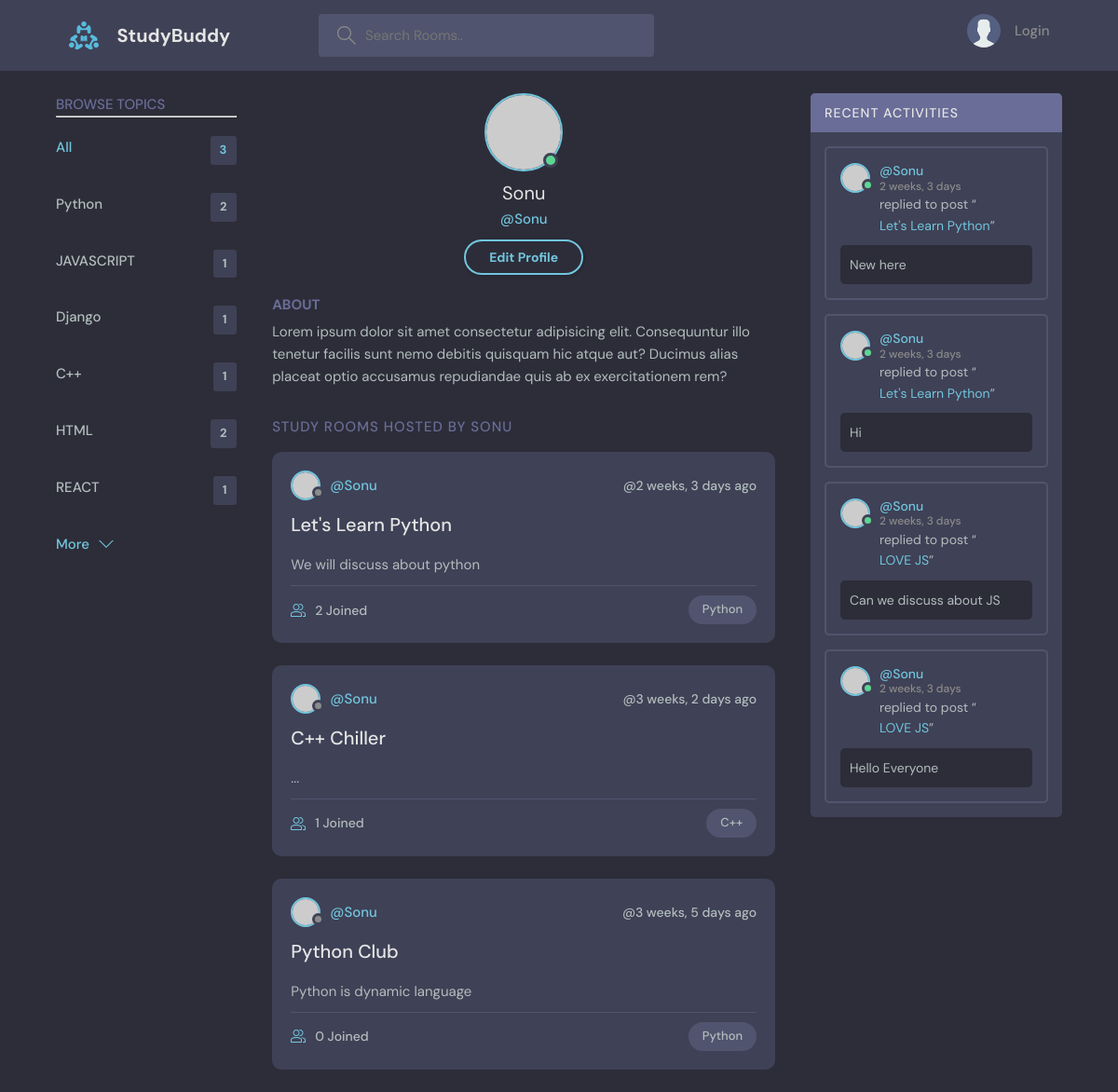
Screenshot of /user-profile/1/ with the database file from the repository.
### base/models.py (models this page shows, shortened)
class Topic(models.Model):
    name = models.CharField(max_length=200)
    def __str__(self):
        return self.name

class Room(models.Model):
    host = models.ForeignKey(User,on_delete=models.SET_NULL,null=True)
    topic = models.ForeignKey(Topic,on_delete=models.SET_NULL,null=True)
    name = models.CharField(max_length=200)
    participants = models.ManyToManyField(User,related_name='participants',blank=True)
    description = models.TextField(null=True,blank=True)
    updated=models.DateTimeField(auto_now=True)
    created = models.DateTimeField(auto_now_add=True)
    class Meta:
        ordering = ['-updated','-created']

class Message(models.Model):
    user = models.ForeignKey(User,on_delete=models.CASCADE)
    room = models.ForeignKey(Room,on_delete=models.CASCADE)
    body = models.TextField()
    updated=models.DateTimeField(auto_now=True)
    created = models.DateTimeField(auto_now_add=True)
    class Meta:
        ordering = ['-updated','-created']
    def __str__(self):
        return self.body[0:50]

### base/views.py (the view)
# urls.py: path('user-profile/<str:pk>/',views.userProfile,name="user-profile")
@throttle_classes([UserRateThrottle])
def userProfile(request,pk):
    user = User.objects.get(id=pk)
    rooms = user.room_set.all()
    topics = Topic.objects.all()
    room_messages = user.message_set.all()
    context={'user':user,'topics':topics,'room_messages':room_messages,'rooms':rooms}
    return render(request,'base/profile.html',context)

### base/templates/base/profile.html
  {% extends 'main.html' %}
  {% block content %}
  <main class="profile-page layout layout--3">
    <div class="container">
      <div >
        {%include 'base/topics_component.html' %}
      </div>
      <div class="roomList">
        <div class="profile">
          <div class="profile__avatar">
            <div class="avatar avatar--large active">
              <img src="https://randomuser.me/api/portraits/men/11.jpg" />
            </div>
          </div>
          <div class="profile__info">
            <h3>{{user.username}}</h3>
            <p>@{{user.username}}</p>
            <a href="#" class="btn btn--main btn--pill">Edit Profile</a>
          </div>
          <div class="profile__about">
            <h3>About</h3>
            <p>
              Lorem ipsum dolor sit amet consectetur adipisicing elit. Consequuntur illo tenetur
              facilis sunt nemo debitis quisquam hic atque aut? Ducimus alias placeat optio
              accusamus repudiandae quis ab ex exercitationem rem?
            </p>
          </div>
        </div>
        <div class="roomList__header">
          <div>
            <h2>Study Rooms Hosted by {{user.username}}</a>
            </h2>
          </div>
        </div>
        <div>
          {%include 'base/feed_component.html' %}
        </div>
      </div>
      <div class="activities">
        {%include 'base/activity_component.html' %}
      </div>
    </div>
  </main>
{% endblock %}

### templates/main.html (shortened to what this page needs)
<!DOCTYPE html>
{% load static %}
<html lang="en">
<head>
    <link rel="stylesheet" href="{% static 'styles/style.css' %}" />
</head>
    <body>
        {% include 'navbar.html'%}
        {% block content %}
        {% endblock content %}
    </body>
</html>

### templates/navbar.html (shortened to what this page needs)
{% load static %}
<header class="header header--loggedIn">
    <div class="container">
      <a href="/" class="header__logo">
        <img src="{% static 'images/logo.svg' %}" />
        <h1>StudyBuddy</h1>
      </a>
      <form class="header__search" method="GET" action="{% url 'home' %}">
        <label>
          <input  type="text" name="q" placeholder="Search Rooms.." placeholder="Search for rooms..." />
        </label>
      </form>
      <nav class="header__menu">
        {% if request.user.is_authenticated %}
        <div class="header__user">
          <a href="{% url 'user-profile' request.user.id %}">
            <div class="avatar avatar--medium active">
              <img src="https://randomuser.me/api/portraits/men/37.jpg" />
            </div>
            <p>{{user.username}} <span>@{{user.username}}</span></p>
          </a>
          <button class="dropdown-button">
            <svg version="1.1" xmlns="http://www.w3.org/2000/svg" width="32" height="32" viewBox="0 0 32 32">
              <title>chevron-down</title>
              <path d="M16 21l-13-13h-3l16 16 16-16h-3l-13 13z"></path>
            </svg>
          </button>
        </div>
        <div class="dropdown-menu">
          <a href="#" class="dropdown-link"
            ><svg version="1.1" xmlns="http://www.w3.org/2000/svg" width="32" height="32" viewBox="0 0 32 32">
              <title>tools</title>
              <path
                d="M27.465 32c-1.211 0-2.35-0.471-3.207-1.328l-9.392-9.391c-2.369 0.898-4.898 0.951-7.355 0.15-3.274-1.074-5.869-3.67-6.943-6.942-0.879-2.682-0.734-5.45 0.419-8.004 0.135-0.299 0.408-0.512 0.731-0.572 0.32-0.051 0.654 0.045 0.887 0.277l5.394 5.395 3.586-3.586-5.394-5.395c-0.232-0.232-0.336-0.564-0.276-0.887s0.272-0.596 0.572-0.732c2.552-1.152 5.318-1.295 8.001-0.418 3.274 1.074 5.869 3.67 6.943 6.942 0.806 2.457 0.752 4.987-0.15 7.358l9.392 9.391c0.844 0.842 1.328 2.012 1.328 3.207-0 2.5-2.034 4.535-4.535 4.535zM15.101 19.102c0.26 0 0.516 0.102 0.707 0.293l9.864 9.863c0.479 0.479 1.116 0.742 1.793 0.742 1.398 0 2.535-1.137 2.535-2.535 0-0.668-0.27-1.322-0.742-1.793l-9.864-9.863c-0.294-0.295-0.376-0.74-0.204-1.119 0.943-2.090 1.061-4.357 0.341-6.555-0.863-2.631-3.034-4.801-5.665-5.666-1.713-0.561-3.468-0.609-5.145-0.164l4.986 4.988c0.391 0.391 0.391 1.023 0 1.414l-5 5c-0.188 0.188-0.441 0.293-0.707 0.293s-0.52-0.105-0.707-0.293l-4.987-4.988c-0.45 1.682-0.397 3.436 0.164 5.146 0.863 2.631 3.034 4.801 5.665 5.666 2.2 0.721 4.466 0.604 6.555-0.342 0.132-0.059 0.271-0.088 0.411-0.088z"
              ></path>
            </svg>
            Settings</a
          >
          <a href="{% url 'logout' %}" class="dropdown-link"
            ><svg version="1.1" xmlns="http://www.w3.org/2000/svg" width="32" height="32" viewBox="0 0 32 32">
              <title>sign-out</title>
              <path
                d="M3 0h22c0.553 0 1 0 1 0.553l-0 3.447h-2v-2h-20v28h20v-2h2l0 3.447c0 0.553-0.447 0.553-1 0.553h-22c-0.553 0-1-0.447-1-1v-30c0-0.553 0.447-1 1-1z"
              ></path>
              <path
                d="M21.879 21.293l1.414 1.414 6.707-6.707-6.707-6.707-1.414 1.414 4.293 4.293h-14.172v2h14.172l-4.293 4.293z"
              ></path>
            </svg>
            Logout</a>
        </div>
        {% else %}
        <a href="{% url 'login' %}">
            <img src="{% static 'images/avatar.svg' %}" />
            <p>Login</p>
          </a>
        {% endif %}
      </nav>
    </div>
  </header>

### base/templates/base/topics_component.html
<div class="topics">
    <div class="topics__header">
      <h2>Browse Topics</h2>
      <hr>
    </div>
    <ul class="topics__list">
        <li>
            <a href="{% url 'home' %}" class="active">All <span>{{rooms.count}}</span></a>
        </li>
        {% for topic in topics %}
        <li>
            <a href="{% url 'home'%}?q={{topic.name}}">{{topic.name}} <span>{{topic.room_set.all.count}}</span></a>
        </li>
        {% endfor %}
    </ul>
    <a class="btn btn--link" href="#">
        More
        <svg version="1.1" xmlns="http://www.w3.org/2000/svg" width="32" height="32" viewBox="0 0 32 32">
          <title>chevron-down</title>
          <path d="M16 21l-13-13h-3l16 16 16-16h-3l-13 13z"></path>
        </svg>
      </a>
  </div>

### base/templates/base/feed_component.html (shortened to what this page needs)
<div>
    {% for room in rooms %}
<div class="roomListRoom">
    <div class="roomListRoom__header">
      <a href="{% url 'user-profile' room.host.id %}" class="roomListRoom__author">
        <div class="avatar avatar--small">
          <img src="https://randomuser.me/api/portraits/men/13.jpg" alt="Image description" />
        </div>
        <span>@{{room.host.username}}</span>
      </a>
      <div class="roomListRoom__actions">
        <span>@{{room.created | timesince }} ago</span>
      </div>
    </div>
    <div class="roomListRoom__content">
      <a href="{% url 'room' room.id %}">{{room.name}}</a>
      <p>{{room.description}}</p>
    </div>
    <div class="roomListRoom__meta">
      <a href="{% url 'room' room.id %}" class="roomListRoom__joined">
        {{room.participants.count}} Joined
      </a>
      <p class="roomListRoom__topic">{{room.topic}}</p>
    </div>
  </div>
  {% endfor %}
</div>

### base/templates/base/activity_component.html (shortened to what this page needs)
<div class="activities__header">
    <h2>Recent Activities</h2>
  </div>
  <div>
    {% for message in room_messages %}
  <div class="activities__box">
    <div class="activities__boxHeader roomListRoom__header">
      <a href="{% url 'user-profile' message.user.id %}" class="roomListRoom__author">
        <div class="avatar avatar--small active">
          <img src="https://randomuser.me/api/portraits/men/13.jpg" />
        </div>
        <p>
          @{{message.user}}
          <span>{{message.created|timesince}}</span>
        </p>
      </a>
    </div>
    <div class="activities__boxContent">
      <p>replied to post “<br><a href="{% url 'room' message.room.id %}">{{message.room.name}}</a>”</p>
      <div class="activities__boxRoomContent">{{message}}</div>
    </div>
  </div>
  {% endfor %}
  </div>

### rows the page displays
Topic: name "Python", room_set.all.count "2"
Topic: name "JAVASCRIPT", room_set.all.count "1"
Topic: name "Django", room_set.all.count "1"
Topic: name "C++", room_set.all.count "1"
Topic: name "HTML", room_set.all.count "2"
Topic: name "REACT", room_set.all.count "1"
Room: host.username "Sonu", created "2 weeks, 3 days", name "Let's Learn Python", description "We will discuss about python", participants.count "2", topic "Python"
Room: host.username "Sonu", created "3 weeks, 2 days", name "C++ Chiller", description "...", participants.count "1", topic "C++"
Room: host.username "Sonu", created "3 weeks, 5 days", name "Python Club", description "Python is dynamic language", participants.count "0", topic "Python"
Message: user "Sonu", created "2 weeks, 3 days", room.name "Let's Learn Python", body "New here"
Message: user "Sonu", created "2 weeks, 3 days", room.name "Let's Learn Python", body "Hi"
Message: user "Sonu", created "2 weeks, 3 days", room.name "LOVE JS", body "Can we discuss about JS"
Message: user "Sonu", created "2 weeks, 3 days", room.name "LOVE JS", body "Hello Everyone"

### other values shown
{{ rooms.count }} "3"
{{ user.username }} "Sonu"
{{ user.username }} "SONU"
